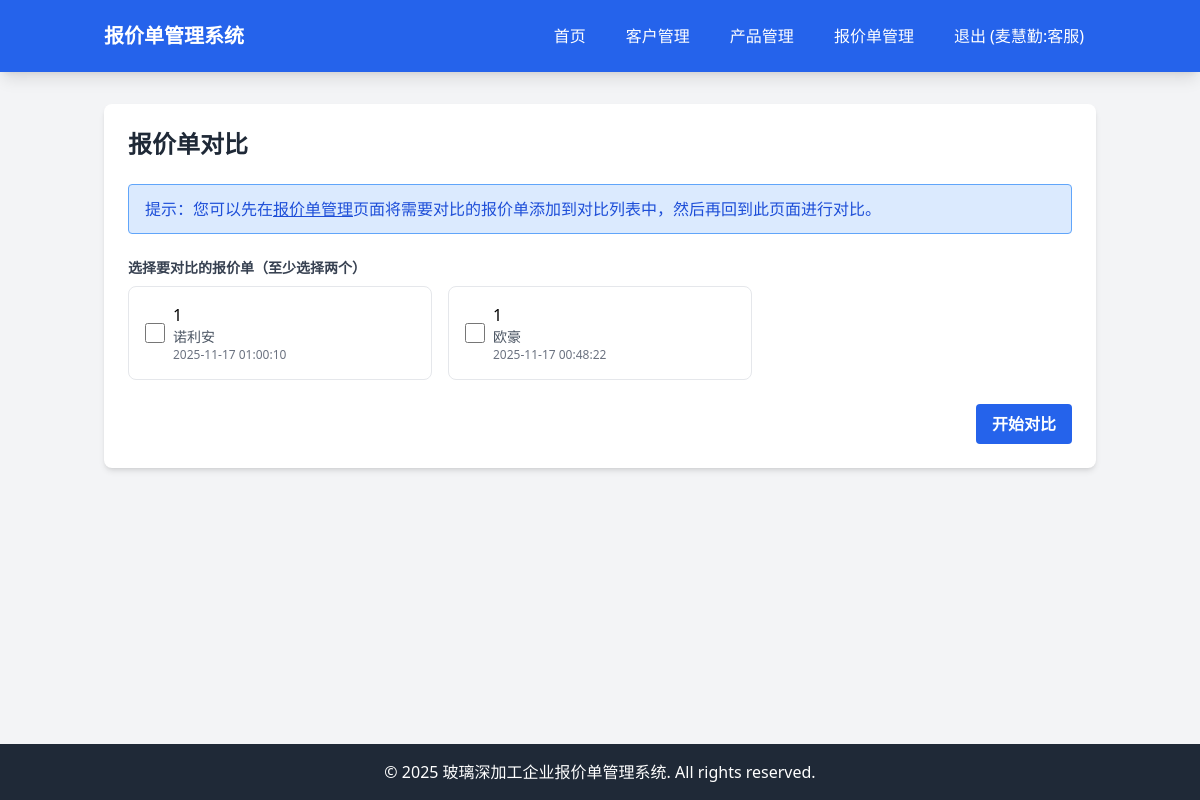
/quotes/comparison (signed in), run on an earlier commit of the app's database.
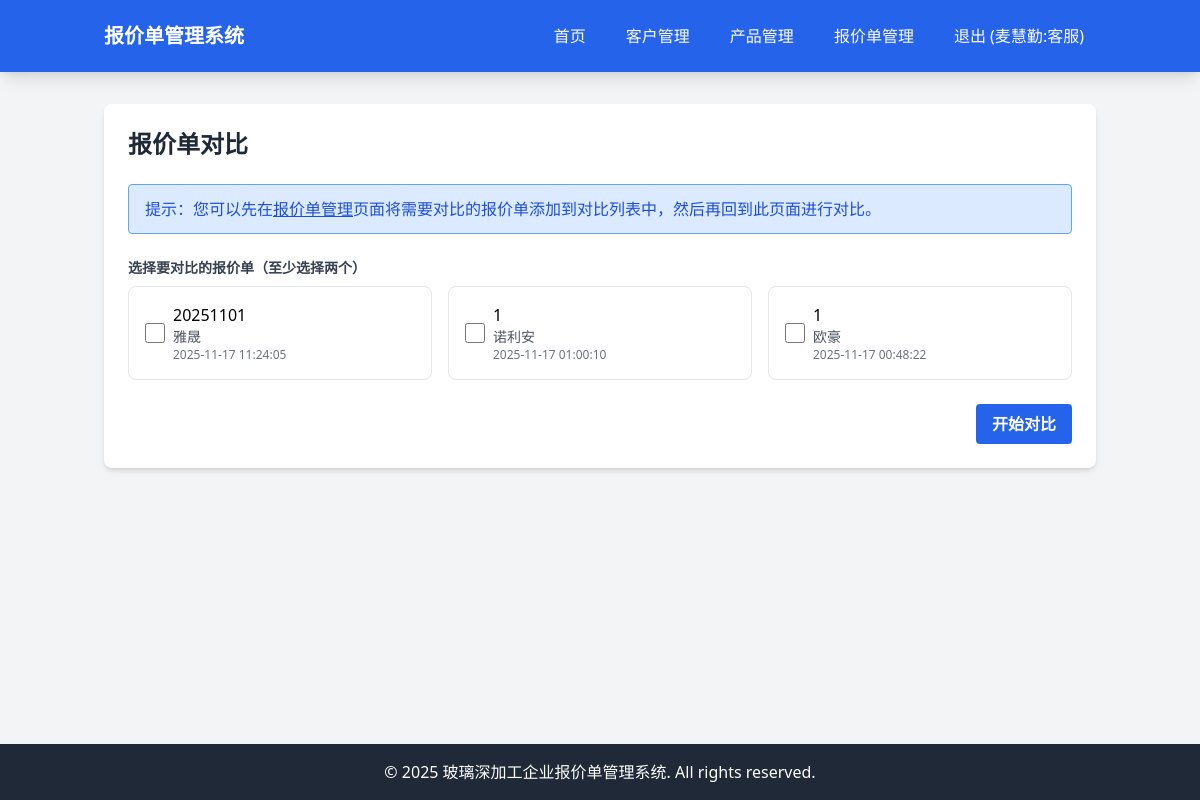
And on a later commit of the database.
### tables this page shows
CREATE TABLE quotes (id INTEGER PRIMARY KEY AUTOINCREMENT, customer_id INTEGER, category VARCHAR(20), version VARCHAR(20), is_active BOOLEAN DEFAULT 0, discount_rate DECIMAL(5, 2) DEFAULT 0, rebate_rate DECIMAL(5, 2) DEFAULT 0, effective_date DATE, expiry_date DATE, created_at DATETIME DEFAULT CURRENT_TIMESTAMP, updated_at DATETIME DEFAULT CURRENT_TIMESTAMP);

CREATE TABLE customers (id INTEGER PRIMARY KEY AUTOINCREMENT, code VARCHAR(10), short_name VARCHAR(100), full_name VARCHAR(200), address TEXT, phone VARCHAR(20), company_name VARCHAR(200), credit_code VARCHAR(50), bank VARCHAR(100), account_number VARCHAR(100), level VARCHAR(50), created_at DATETIME DEFAULT CURRENT_TIMESTAMP, updated_at DATETIME DEFAULT CURRENT_TIMESTAMP);

### app/Controllers/Controller.php (called while the page is built, shortened)
<?php
class Controller
{
    protected $view;
    public function __construct()
    {
        $this->view = new View();
    }
    protected function render($view, $data = [])
    {
        return $this->view->render($view, $data);
    }
}

### app/Controllers/QuoteComparisonController.php (called while the page is built, shortened)
<?php
class QuoteComparisonController extends Controller
{
    protected $quote;
    protected $customer;
    public function __construct()
    {
        $this->quote = new Quote();
        $this->customer = new Customer();
    }
    public function index()
    {
        $quotes = $this->quote->query()
            ->orderBy('created_at', 'DESC')
            ->get();
        $customers = [];
        foreach ($quotes as $quote) {
            if (!isset($customers[$quote['customer_id']])) {
                $customer = $this->customer->find($quote['customer_id']);
                $customers[$quote['customer_id']] = $customer;
            }
        }
        return $this->render('quotes/comparison/index', [
            'quotes' => $quotes,
            'customers' => $customers
        ]);
    }
}

### app/Models/Model.php (called while the page is built, shortened)
<?php
abstract class Model
{
    protected $connection;
    protected $table;
    protected $primaryKey = 'id';
    public function __construct()
    {
        $this->connection = $this->getConnection();
    }
    protected function getConnection()
    {
        static $pdo = null;
        if ($pdo === null) {
            $config = require __DIR__ . '/../../config/database.php';
            $dbConfig = $config['connections'][$config['default']];
            if ($dbConfig['driver'] === 'mysql') {
                $dsn = "mysql:host={$dbConfig['host']};port={$dbConfig['port']};dbname={$dbConfig['database']};charset={$dbConfig['charset']}";
                $username = $dbConfig['username'] ?? '';
                $password = $dbConfig['password'] ?? '';
                $pdo = new PDO($dsn, $username, $password);
            } else {
                $dsn = "sqlite:{$dbConfig['database']}";
                $pdo = new PDO($dsn);
            }
            $pdo->setAttribute(PDO::ATTR_ERRMODE, PDO::ERRMODE_EXCEPTION);
            $pdo->setAttribute(PDO::ATTR_DEFAULT_FETCH_MODE, PDO::FETCH_ASSOC);
        }
        return $pdo;
    }
    public function find($id)
    {
        $stmt = $this->connection->prepare("SELECT * FROM {$this->table} WHERE {$this->primaryKey} = ?");
        $stmt->execute([$id]);
        return $stmt->fetch();
    }
    public function query()
    {
        return new QueryBuilder($this->connection, $this->table);
    }
}

### app/Models/QueryBuilder.php (called while the page is built, shortened)
<?php
class QueryBuilder
{
    protected $connection;
    protected $table;
    protected $bindings = [];
    protected $orderBy = [];
    public function __construct($connection, $table)
    {
        $this->connection = $connection;
        $this->table = $table;
    }
    public function orderBy($column, $direction = 'ASC')
    {
        $this->orderBy[] = "{$column} {$direction}";
        return $this;
    }
    public function get()
    {
        $sql = $this->buildSelectQuery();
        $stmt = $this->connection->prepare($sql);
        $stmt->execute($this->bindings);
        return $stmt->fetchAll();
    }
    protected function buildSelectQuery()
    {
        $sql = "SELECT * FROM {$this->table}";
        if (!empty($this->orderBy)) {
            $sql .= " ORDER BY " . implode(', ', $this->orderBy);
        }
        return $sql;
    }
}

### resources/views/quotes/comparison/index.php (the view, shortened to what the changed rows need)
<div class="bg-white rounded-lg shadow-md p-6">
    <div class="flex justify-between items-center mb-6">
        <h1 class="text-2xl font-bold text-gray-800">报价单对比</h1>
    </div>
    <form action="/quotes/comparison" method="POST">
        <div class="mb-6">
            <div class="grid grid-cols-1 md:grid-cols-2 lg:grid-cols-3 gap-4">
                <?php foreach ($quotes as $quote): ?>
                <div class="border rounded-lg p-4 hover:bg-gray-50">
                    <label class="flex items-center">
                        <input type="checkbox" name="quote_ids[]" value="<?= $quote['id'] ?>" class="mr-2 h-5 w-5 text-blue-600">
                        <div>
                            <div class="font-medium"><?= htmlspecialchars($quote['version']) ?></div>
                            <div class="text-sm text-gray-600">
                                <?= htmlspecialchars($customers[$quote['customer_id']]['short_name'] ?? $customers[$quote['customer_id']]['full_name'] ?? '未知客户') ?>
                            </div>
                            <div class="text-xs text-gray-500"><?= htmlspecialchars($quote['created_at']) ?></div>
                        </div>
                    </label>
                </div>
                <?php endforeach; ?>
            </div>
        </div>
    </form>
</div>

What changed in the data, as far as the page shows it:
added quotes: version "20251101", customer.short_name "雅晟", created_at "2025-11-17 11:24:05"
